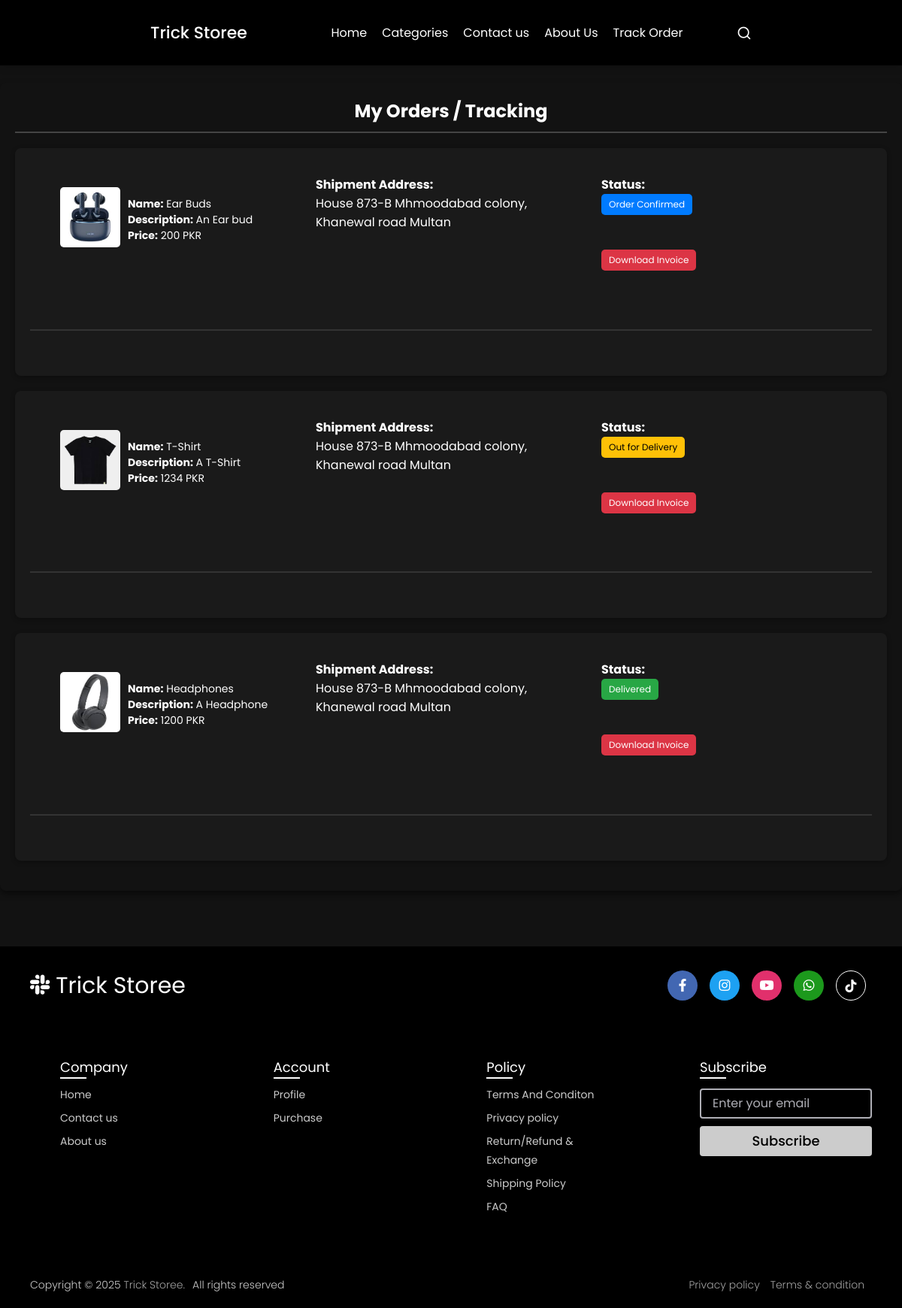
The page /my-order (signed in) on the database as committed earlier.
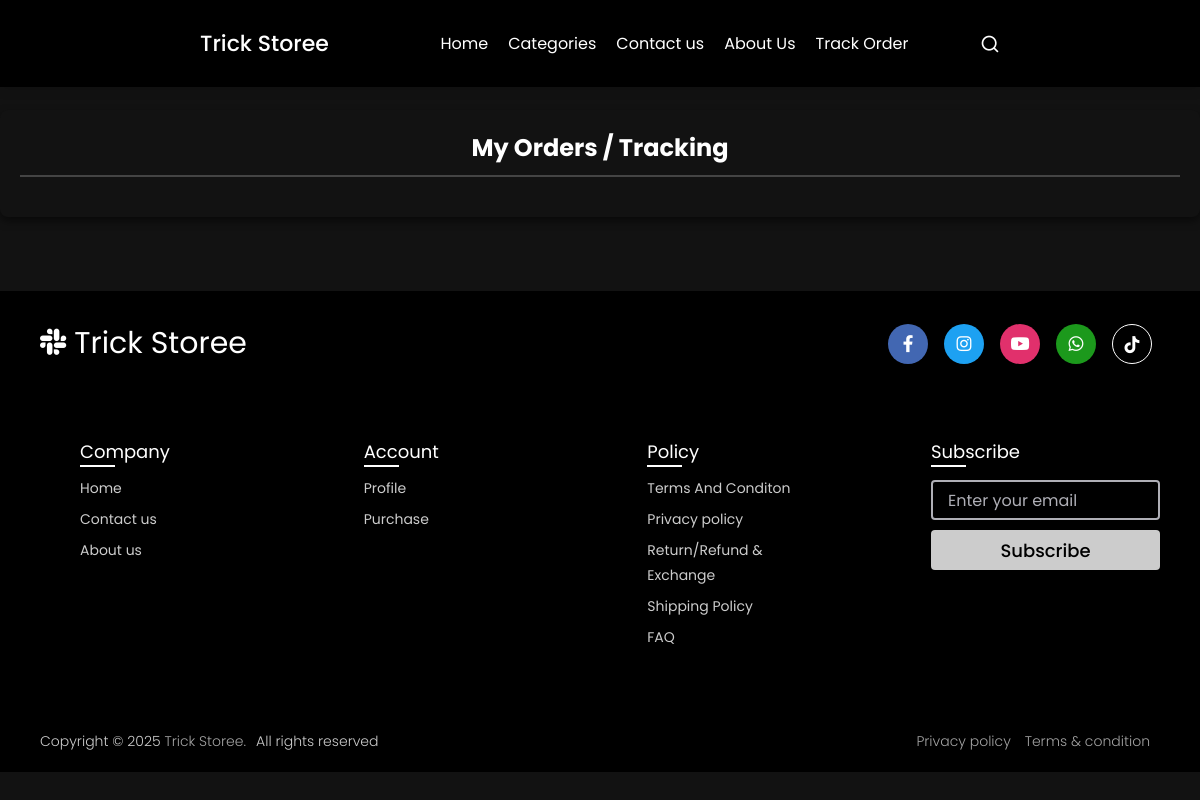
The same page on the database as committed later.
### ecom/models.py (models this page shows, shortened)
class Product(models.Model):
    name = models.CharField(max_length=100)  # Increased max length for longer product names
    product_image = models.ImageField(upload_to='product_image/', null=True, blank=True, default="-")
    additional_image1 = models.ImageField(upload_to='product_image/other/', null=True, blank=True, )
    additional_image2 = models.ImageField(upload_to='product_image/other/', null=True, blank=True, )
    additional_image3 = models.ImageField(upload_to='product_image/other/', null=True, blank=True, )
    additional_image4 = models.ImageField(upload_to='product_image/other/', null=True, blank=True, )  # New field for additional images
    price = models.PositiveIntegerField()
    discount = models.PositiveIntegerField(null=True, blank=True, help_text="Discount percentage")  # Discount percentage
    description = models.TextField(max_length=1000)# Extended for detailed product descriptions
    short_description = models.TextField(max_length=100, null=True)
    stock = models.PositiveIntegerField(default=0)  # New field to track stock quantity
    colors = models.JSONField(default=list, blank=True, help_text="List of available colors")  # Store available colors as a list
    category = models.ForeignKey(Category, on_delete=models.CASCADE, related_name='products', default=1)
    sub_category = models.ForeignKey(Sub_category, on_delete=models.CASCADE, related_name='products', default=1)
    is_digital = models.BooleanField(default=False)
    featured = models.BooleanField(default=False)  # Indicates Popular Products

class Orders(models.Model):
    STATUS = (
        ('Pending', 'Pending'),
        ('Order Confirmed', 'Order Confirmed'),
        ('Out for Delivery', 'Out for Delivery'),
        ('Delivered', 'Delivered'),
    )
    customer = models.ForeignKey(Customer, on_delete=models.CASCADE, null=True)
    product = models.ForeignKey(Product, on_delete=models.CASCADE, null=True)
    order = models.ForeignKey('Order', on_delete=models.CASCADE, related_name='order_items', null=True, blank=True)
    email = models.CharField(max_length=50, null=True)
    address = models.CharField(max_length=500, null=True)
    mobile = models.CharField(max_length=20, null=True)
    order_date = models.DateField(auto_now_add=True, null=True)
    status = models.CharField(max_length=50, null=True, choices=STATUS)

### ecom/views.py (the view)
# urls.py: path('my-order', views.my_order_view,name='my-order'),
@login_required(login_url='customerlogin')
@user_passes_test(is_customer)
def my_order_view(request):
    customer=models.Customer.objects.get(user_id=request.user.id)
    orders=models.Orders.objects.all().filter(customer_id = customer)
    ordered_products=[]
    for order in orders:
        ordered_product=models.Product.objects.all().filter(id=order.product.id)
        ordered_products.append(ordered_product)
    return render(request,'ecom/my_order.html',{'data':zip(ordered_products,orders)})

### ecom/context_processors.py (called while the page is built)
def categories_context(request):
    categories = Category.objects.prefetch_related('sub_category').all()
    return {'categories': categories}

### ecom/views.py (called while the page is built)
def is_customer(user):
    return user.groups.filter(name='CUSTOMER').exists()

### templates/ecom/my_order.html (shortened to what this page needs)
{% load static %}
{% include "ecom/customer_navbar.html" %}
<!DOCTYPE html>
<html lang="en">
<head>
</head>
<body>
  <div class="order-container">
    <header class="order-header">My Orders / Tracking</header>
    {% for products, order in data %}
    <article class="order-card">
        <div class="order-card-body">
            <ul class="order-row">
                <li class="order-col">
                    <figure class="order-itemside mb-3">
                        {% for product in products %}
                        <div class="order-aside">
                            <img src="{% static product.product_image.url %}" class="img-sm border" />
                        </div>
                        <figcaption class="order-info">
                            <p class="title">
                                <strong>Name:</strong> {{ product.name }} <br>
                                <strong>Description:</strong> {{ product.description }} <br>
                                <strong>Price:</strong> {{ product.price }} PKR
                            </p>
                        </figcaption>
                        {% endfor %}
                    </figure>
                </li>
                <li class="order-col">
                    <div class="col">
                        <strong>Shipment Address:</strong> <br> {{ order.address }}
                    </div>
                </li>
                <li class="order-col">
                    <div class="col">
                        <strong>Status:</strong> <br>
                        {% if order.status == 'Pending' %}
                            <span class="order-label order-label-info">{{ order.status }}</span>
                        {% elif order.status == 'Delivered' %}
                            <span class="order-label order-label-success">{{ order.status }}</span>
                        {% elif order.status == 'Out for Delivery' %}
                            <span class="order-label order-label-default">{{ order.status }}</span>
                        {% else %}
                            <span class="order-label order-label-primary">{{ order.status }}</span>
                        {% endif %}
                    </div>
                    <br>
                    <h4>
                        {% for product in products %}
                        <a href="{% url 'download-invoice' order.id product.id %}">
                            <button class="order-btn order-btn-danger btn-sm">Download Invoice</button>
                        </a>
                    {% endfor %}
                    </h4>
                </li>
            </ul>
            <hr>
        </div>
    </article>
    {% endfor %}
</div>
</body>
</html>
{% include "ecom/footer.html" %}

Rows that differ between the two databases and show on the page:
removed Orders: address "House 873-B Mhmoodabad colony, Khanewal road Multan", status "Order Confirmed"
no longer on this page (row edited): Product: product_image (picture), name "Ear Buds", description "An Ear bud", price "200"
removed Orders: address "House 873-B Mhmoodabad colony, Khanewal road Multan", status "Out for Delivery"
removed Product: product_image (picture), name "T-Shirt", description "A T-Shirt", price "1234"
removed Orders: address "House 873-B Mhmoodabad colony, Khanewal road Multan", status "Delivered"
removed Product: product_image (picture), name "Headphones", description "A Headphone", price "1200"
